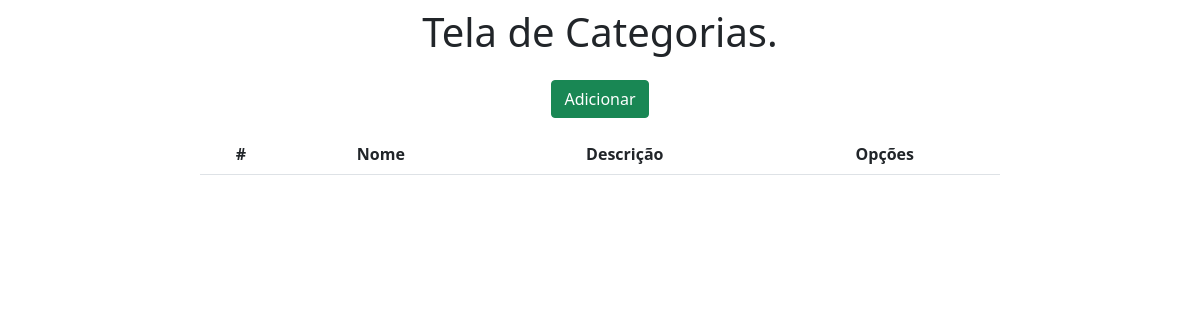
Before: / with the older database file.
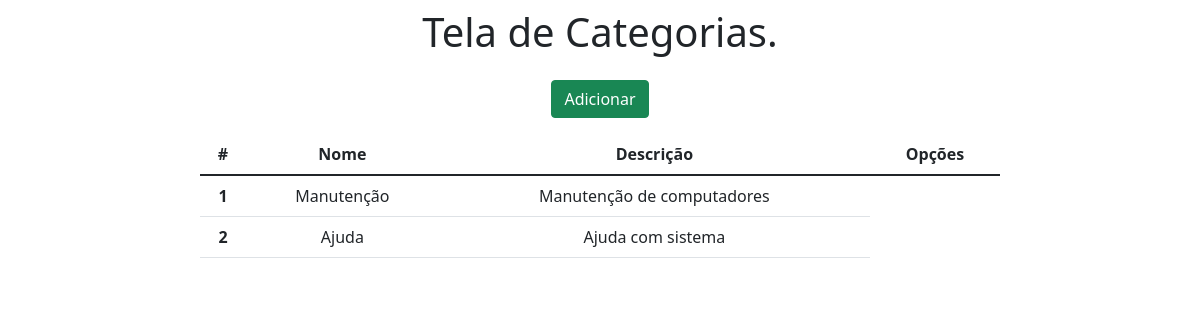
After: the same page with the newer database file.
### chamados/models.py (models this page shows)
class Categoria(models.Model):
    nome = models.CharField(max_length=50)
    descricao = models.CharField(max_length=50)

### chamados/views.py (the view)
# urls.py: path('', views.home, name='home'),
def home(request):
    dados = {}
    dados['db'] = Categoria.objects.all()
    return render(request, 'index.html', dados)

### chamados/templates/index.html (shortened to what this page needs)
<!DOCTYPE html>
<html lang="pt-br">
<head>
    <link href="https://cdn.jsdelivr.net/npm/bootstrap@5.1.3/dist/css/bootstrap.min.css" rel="stylesheet">
</head>
<body>
    <div class="col-8 m-auto pt-2 pb-2 text-center">
        <h1>Tela de Categorias.</h1>
    </div>
    <div class="col-8 m-auto pt-2 pb-2 text-center">
        <a href="/form" class="btn btn-success"> Adicionar </a>
    </div>
    <div class="col-8 m-auto pt-2 pb-2 text-center">
        <table class="table">
            <thead class="thead-dark">
                <tr>
                    <th scope="col">#</th>
                    <th scope="col">Nome</th>
                    <th scope="col">Descrição</th>
                    <th scope="col">Opções</th>
                </tr>
            </thead>
            <tbody>
            {% for dbs in db %}
                <tr>
                    <th>{{dbs.id}}</th>
                    <td>{{dbs.nome}}</td>
                    <td>{{dbs.descricao}}</td>
                </tr>
            {% endfor %}
            </tbody>
        </table>
    </div>
</body>
</html>

Changed rows visible on the page:
added Categoria: id "1", nome "Manutenção", descricao "Manutenção de computadores"
added Categoria: id "2", nome "Ajuda", descricao "Ajuda com sistema"
